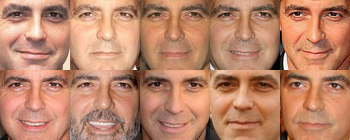
//> input picture Face Recognition/Face Recognition/Faces/Clooney/Clooney.png, 350 x 140 px, given in place of the camera
$ ./main   (built with g++ and OpenCV 4)
//> lines starting //> are read from the running program, lines starting //| are printed output that depends on the picture; after the words box and inside, x2 and y2 are one past the last pixel; in counts of white or black regions, pixels touching at a corner belong together
#include "opencv2/highgui.hpp"
#include "opencv2/objdetect.hpp"
#include "opencv2/imgproc.hpp"

#include <iostream>
#include <cstdio>
#include <cmath>
#include <vector>

// Screen resolution constants
#define R_WIDTH 640
#define R_HEIGHT 480

using namespace std;
using namespace cv;

// Function headers
void detectFace(Mat frame, Scalar &face_colour);
void makeMesh(Mat face, Rect loc);
void terminate(VideoCapture &cap);
void toColour(int num, Scalar &dst);
void showUserId(Mat frame, Scalar colour, int face_count);
int averageColour(vector<int> cols);

// Global Constants
string face_cascade_name = "haarcascade_frontalface_alt.xml";
string eye_cascade_name = "ojoD.xml";
CascadeClassifier face_cascade;
CascadeClassifier eye_cascade;
string window_name = "Face detection";
RNG random_num_gen(12345);
int low_canny_thresh = 45;
int canny_ratio = 3;

struct Colour {
	int r, g, b;
};

int main(int argc, const char **argv) {
	VideoCapture capture(0);
	Mat frame;
	Scalar face_colour;
	printf("Here we go\n");
	if (!capture.isOpened()) {
		printf("Error when opening camera\n");
		return -1;
	}

	// Set resolution
	capture.set(CV_CAP_PROP_FRAME_WIDTH, R_WIDTH);
	capture.set(CV_CAP_PROP_FRAME_HEIGHT, R_HEIGHT);

	// Load the cascades
	if (!face_cascade.load("Data/" + face_cascade_name)) {
		printf("Error loading face cascade\n");
		return -1;
	}
	if (!eye_cascade.load("Data/" + eye_cascade_name)) {
		printf("Error loading eye cascade\n");
		return -1;
	}

	while (capture.read(frame)) {
//> frame is the input picture: 140 rows x 350 cols, CV_8UC3; mean B, G, R 106.6, 133.4, 188.6
		if (frame.empty()) {
			printf("No captured frame\n");
			break;
		}

		detectFace(frame, face_colour);
		imshow(window_name, frame);

		if (char(waitKey(10) == 27)) {
			break;
		}
		// save screenshot
		if (char(waitKey(10) == char('c'))) {
			printf("Saving\n");
			imwrite("current save.jpg", frame);
		}
	}

	return 0;
}

// Exit program after cleaning up
void terminate(VideoCapture &cap) {
	destroyAllWindows();
	cap.release();
	exit(EXIT_SUCCESS);
}

// Covert an integer colour into BGR format
void toColour(int num, Scalar &dst) {
	dst = Scalar(num &0xFF, (num >> 8) &0xFF, (num >> 16) &0xFF);
	// dst.b = num &0xFF;
	// dst.g = (num >> 8) &0xFF;
	// dst.r = (num >> 16) &0xFF;
}

void showUserId(Mat frame, Scalar colour, int face_count) {
	if (face_count == 0) {
		putText(frame, "No User Detected", Point(10, 50), 5, 3, Scalar(255, 255, 255), 2);
		return;
	}

	Scalar diff_black = colour - Scalar(33, 48, 94);
	Scalar diff_white = Scalar(196, 229, 240) - colour;

	//Scalar diff_black = colour - Scalar(0, 0, 0);
        //Scalar diff_white = Scalar(255, 255, 255) - colour;

	//cout << diff_black << "\t" << diff_white << endl;

	double v_b = sqrt(pow(diff_black[0], 2) + pow(diff_black[1], 2) + pow(diff_black[2], 2));
	double v_w = sqrt(pow(diff_white[0], 2) + pow(diff_white[1], 2) + pow(diff_white[2], 2));

	if (v_w > v_b) {
		// id 1, me. or any other brown fella
		putText(frame, "User 1 Detected", Point(10, 50), 5, 3, Scalar(255, 255, 255), 2);
		// cout << "1" << endl;
	}
	else {
		// id 2, roman. or another privileged fella
		putText(frame, "User 2 Detected", Point(10, 50), 5, 3, Scalar(255, 255, 255), 2);
		// cout << "2" << endl;
	}
}

void makeMesh(Mat face, Rect loc) {
	Mat edges, disp(R_HEIGHT, R_WIDTH, CV_8UC3);

	disp = Scalar::all(0);

	cvtColor(face, edges, CV_BGR2GRAY);
	cvtColor(disp, disp, CV_BGR2GRAY);

	blur(edges, edges, Size(3, 3));
	Canny(edges, edges, low_canny_thresh, low_canny_thresh * canny_ratio);

	threshold(edges, edges, 100, 255, cv::THRESH_BINARY);

	for (int i = 0; i < loc.height; i++) {
		for (int j = 0; j < loc.width; j++) {
			if (edges.at<Vec3b>(i, j) == Vec3b(255, 255, 255)) {
				disp.at<Vec3b>(loc.y + i, loc.x + j) = Vec3b(255, 255, 255);
			}
		}
	}

	//imshow("Mesh", disp);
}

void detectFace(Mat frame, Scalar &face_colour) {
	vector<Rect> faces, eyes;
	Mat frame_gray;
	Scalar main_face_colour;

	cvtColor(frame, frame_gray, CV_BGR2GRAY);
	equalizeHist(frame_gray, frame_gray);
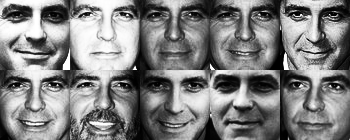
//> frame_gray: 140 rows x 350 cols, CV_8UC1; min 0, max 255, mean 128.4

	Rect main_face = Rect(0, 0, 0, 0);  // hold the main face to be recognized
	Rect s_eye_area = Rect(0, 0, 0, 0);  // Area to search for eyes in

	// Detect faces using the cascade
	face_cascade.detectMultiScale(frame_gray, faces, 1.1, 2, 0 | CV_HAAR_SCALE_IMAGE, Size(80, 80));
//> faces = 3 Rects (x, y, width, height): [61, 48, 88, 88], [134, 52, 86, 86], [204, 55, 85, 85]

	for (size_t i = 0; i < faces.size(); i++) {
		if (faces[i].width * faces[i].height > main_face.width * main_face.height) {
			main_face.x = faces[i].x;
			main_face.y = faces[i].y;
			main_face.width = faces[i].width;
			main_face.height = faces[i].height;
		}

		rectangle(frame, Point(faces[i].x, faces[i].y), Point(faces[i].x + faces[i].width, faces[i].y + faces[i].height), Scalar(229, 181, 51), 4);
	}
//> this loop made 3 passes
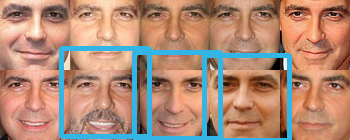
//> frame: 140 rows x 350 cols, CV_8UC3; 9.35% of pixels changed, all inside (x1, y1, x2, y2) = (59, 46, 292, 140)

	//int col = frame.at<int>(main_face.x + main_face.width / 2, main_face.y + main_face.height / 2);  // TODO: Average the colour of the pixels in the face region
        //toColour(col, face_colour);

	main_face_colour = mean(frame(main_face));
//> main_face_colour = Scalar(133.3, 143.1, 161.3)

	circle(frame, Point(main_face.x + main_face.width / 2, main_face.y + main_face.height / 2), 4, face_colour, 4);
//> frame: 140 rows x 350 cols, CV_8UC3; 0.24% of pixels changed, all inside (x1, y1, x2, y2) = (99, 86, 112, 99)

	if (main_face != Rect(0, 0, 0, 0))  // Send to mask maker
		makeMesh(frame(main_face), main_face);
//> in makeMesh, `blur(edges, edges, Size(3, 3));`:
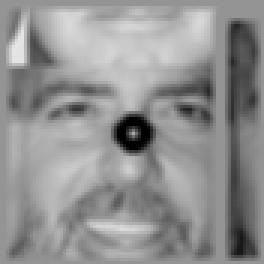
//> edges: 88 rows x 88 cols, CV_8UC1 (shown 3 times larger); min 0, max 229, mean 145.3
//> in makeMesh, `Canny(edges, edges, low_canny_thresh, low_canny_thresh * canny_ratio);`:
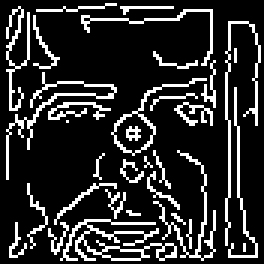
//> edges: 88 rows x 88 cols, CV_8UC1 (shown 3 times larger); 17.1% white in thin lines or dots
//> the loop in makeMesh, `for (int i = 0; i < loc.height; i++)` made 88 passes
//> after the loop in makeMesh, `for (int i = 0; i < loc.height; i++)`:
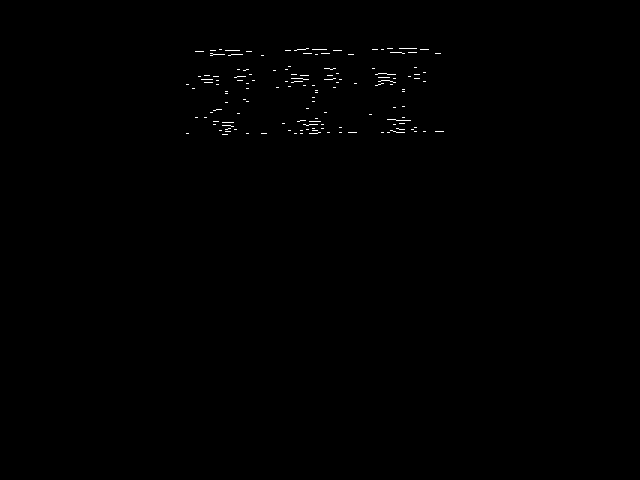
//> disp: 480 rows x 640 cols, CV_8UC1; 0.27% white in thin lines or dots, all inside (x1, y1, x2, y2) = (186, 48, 444, 135)

	rectangle(frame, main_face, main_face_colour, 5);  // Indicate main face

	// Find eyes in main face
	s_eye_area = Rect(main_face.x, main_face.y + (main_face.height * 0.1), main_face.width, main_face.height / 2);
//> s_eye_area = Rect(61, 56, 88, 44)
	rectangle(frame, s_eye_area, Scalar(255, 255, 255), 5);

	eye_cascade.detectMultiScale(frame_gray(s_eye_area), eyes, 1.1, 2);
//> eyes = 2 Rects (x, y, width, height): [47, 18, 33, 22], [8, 18, 33, 22]

	for (size_t i = 0; i < eyes.size(); i++) {
		circle(frame, Point(main_face.x + eyes[i].x + (eyes[i].width / 2), main_face.y + eyes[i].y + (eyes[i].height / 2)), eyes[i].width / 2, face_colour, 4);
	}
//> this loop made 2 passes
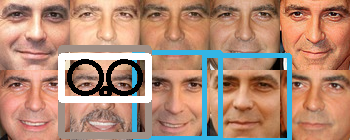
//> frame: 140 rows x 350 cols, CV_8UC3; mean B, G, R 117.4, 138.2, 179.5

	showUserId(frame, main_face_colour, faces.size());
//> in showUserId, `Scalar diff_black = colour - Scalar(33, 48, 94);`: diff_black = Scalar(100.3, 95.07, 67.32)
//> in showUserId, `Scalar diff_white = Scalar(196, 229, 240) - colour;`: diff_white = Scalar(62.65, 85.93, 78.68)
//> in showUserId, `double v_b = sqrt(pow(diff_black[0], 2) + pow(diff_black[1], 2) + pow(..`: v_b = 153.8
//> in showUserId, `double v_w = sqrt(pow(diff_white[0], 2) + pow(diff_white[1], 2) + pow(..`: v_w = 132.3
//> in showUserId, `putText(frame, "User 2 Detected", Point(10, 50), 5, 3, Scalar(255, 255..`:
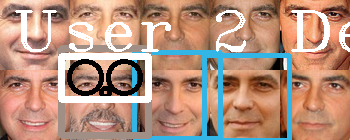
//> frame: 140 rows x 350 cols, CV_8UC3; 5.38% of pixels changed, all inside (x1, y1, x2, y2) = (15, 10, 350, 52)
//> in main, `detectFace(frame, face_colour);`: face_colour = Scalar(0)
//> the Esc key is pressed

	//cout << face_colour << endl;
}
